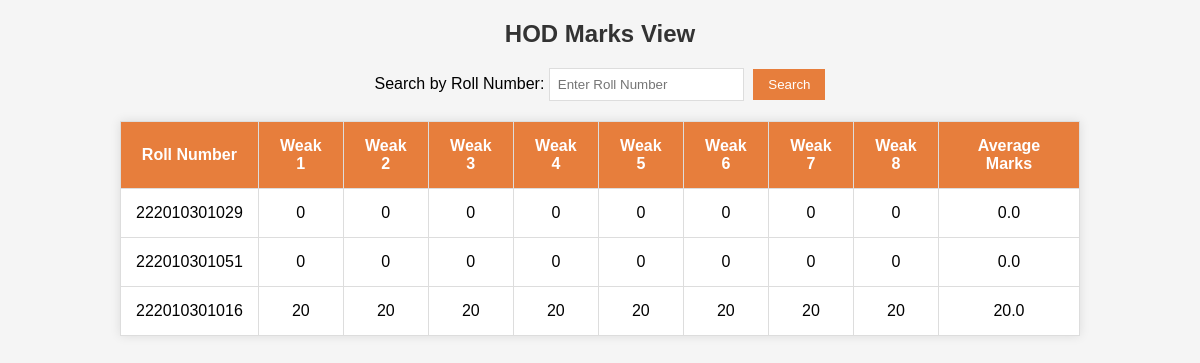
Page /hodmarks/ on the committed database.
### Intern_Portal/models.py (models this page shows, shortened)
class MyUploadedFiles(models.Model):
    roll_number = models.PositiveIntegerField()  # Add a Roll No field
    weekly_report = models.FileField(upload_to='uploads/')
    certificate = models.FileField(upload_to='uploads/')
    ppt = models.FileField(upload_to='uploads/')
    final_project_report = models.FileField(upload_to='uploads/')
    student = models.ForeignKey(User, on_delete=models.CASCADE)
    roll_number = models.CharField(max_length=20)
    marks1 = models.PositiveIntegerField(default=0)
    marks2 = models.PositiveIntegerField(default=0)
    marks3 = models.PositiveIntegerField(default=0)
    marks4 = models.PositiveIntegerField(default=0)
    marks5 = models.PositiveIntegerField(default=0)
    marks6 = models.PositiveIntegerField(default=0)
    marks7 = models.PositiveIntegerField(default=0)
    marks8 = models.PositiveIntegerField(default=0)
    average_marks = models.FloatField(default=0.0)

### Intern_Portal/views.py (the view)
# urls.py: path('hodmarks/',views.hod_marks_view,name='hod_marks_view'),
def hod_marks_view(request):
    uploaded_files=MyUploadedFiles.objects.all()
    context={'uploaded_files': uploaded_files}
    return render(request,'hod_marks_view.html',context)

### Intern_Portal/Templates/hod_marks_view.html (shortened to what this page needs)
<!DOCTYPE html>
<html lang="en">
<head>
</head>
<body>
    <h2>HOD Marks View</h2>
    <div class="search-container">
        <label for="rollNumber">Search by Roll Number: </label>
        <input type="text" id="rollNumber" placeholder="Enter Roll Number">
        <button onclick="searchByRollNumber()">Search</button>
    </div>
    <table border="1">
        <thead>
            <tr>
                <th>Roll Number</th>
                <th>Weak 1</th>
                <th>Weak 2</th>
                <th>Weak 3</th>
                <th>Weak 4</th>
                <th>Weak 5</th>
                <th>Weak 6</th>
                <th>Weak 7</th>
                <th>Weak 8</th>
                <th>Average Marks</th>
            </tr>
        </thead>
        <tbody>
            {% for file in uploaded_files %}
                <tr>
                    <td>{{ file.roll_number }}</td>
                    <td>{{ file.marks1 }}</td>
                    <td>{{ file.marks2 }}</td>
                    <td>{{ file.marks3 }}</td>
                    <td>{{ file.marks4 }}</td>
                    <td>{{ file.marks5 }}</td>
                    <td>{{ file.marks6 }}</td>
                    <td>{{ file.marks7 }}</td>
                    <td>{{ file.marks8 }}</td>
                    <td>{{ file.average_marks }}</td>
                </tr>
            {% endfor %}
        </tbody>
    </table>
</body>
</html>

### Intern_Portal/Templates/hod_marks_view.html (style rules this page uses)
body { font-family: 'Arial', sans-serif; background-color: #f5f5f5; margin: 0; padding: 0; }
h2 { text-align: center; color: #333; }
table { width: 80%; margin: 20px auto; border-collapse: collapse; box-shadow: 0 0 10px rgba(0, 0, 0, 0.1); background-color: #fff; }
th, td { padding: 15px; text-align: center; border: 1px solid #ddd; }
th { background-color: #e77e3c; color: #fff; }
.search-container { text-align: center; margin-bottom: 20px; }
input[type="text"] { padding: 8px; border: 1px solid #ddd; margin-right: 5px; }
button { padding: 8px 15px; background-color: #e77e3c; color: #fff; border: none; cursor: pointer; }
tbody tr { animation: fadeIn 0.5s ease-in-out; }

### rows in the picture
MyUploadedFiles: roll_number "222010301029", marks1 "0", marks2 "0", marks3 "0", marks4 "0", marks5 "0", marks6 "0", marks7 "0", marks8 "0", average_marks "0.0"
MyUploadedFiles: roll_number "222010301051", marks1 "0", marks2 "0", marks3 "0", marks4 "0", marks5 "0", marks6 "0", marks7 "0", marks8 "0", average_marks "0.0"
MyUploadedFiles: roll_number "222010301016", marks1 "20", marks2 "20", marks3 "20", marks4 "20", marks5 "20", marks6 "20", marks7 "20", marks8 "20", average_marks "20.0"
